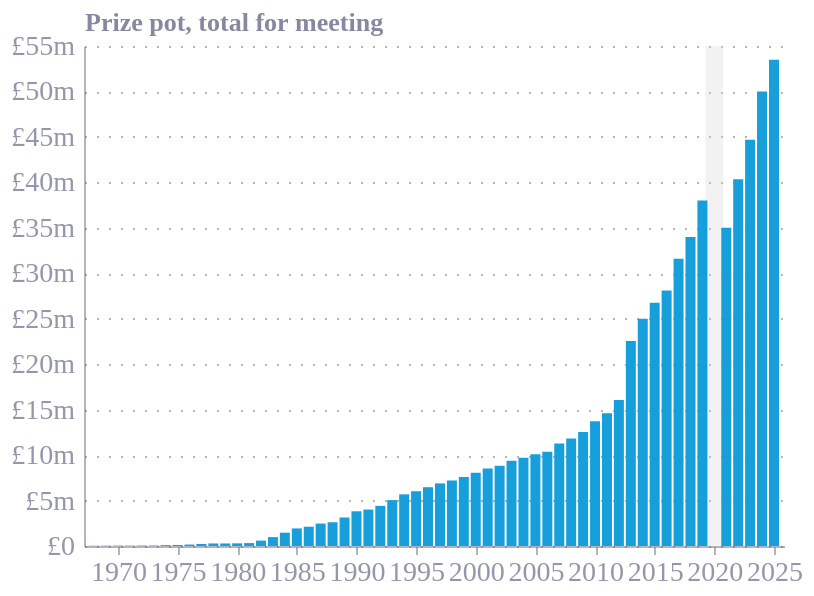

The notebook cell saved with this chart:
### Markdown cell above
<br>

Total prize pot against inflation

### Code cell
df_total = df_temp[df_temp['category'] == 'Total for meeting'].copy()

bars = alt.Chart(df_total).mark_bar(strokeWidth=2.9).encode(
    alt.X('Year:T').axis(format='%Y', labelFlush=False),
    alt.Y('value:Q').axis(
        title='Prize pot, total for meeting',
        labelExpr="indexof(datum.label, 0) == 0 ? '£0' : '£' + datum.value / 1000000 + 'm'",
        titleFontSize=13,
        tickCount=11
    )
)

# Add shade area for missing 2020 tournament year
area = alt.Chart(pd.DataFrame({'x1': ['2020-01-01'], 'x2': ['2021-01-01']})).mark_bar(color='lightgrey', opacity=0.3, width=9).encode(
    alt.X('x1:T').axis(format='%Y', labelFlush=False)
)

chart = alt.layer(area, bars).properties(
    width=350,
    height=250
).configure_axis(
    labelFontSize=14
)
chart.display()

styles.save(chart, 'raw', 'fig5-prize-total', width=350, height=250)

### Figure 1 — Vega-Lite specification as saved in the notebook (floating-point values rounded to 4 significant figures)
{"config": {"font": "Circular Std", "text": {"color": "#676A86", "align": "left", "baseline": "middle", "dx": 7, "dy": 0, "fontSize": 11}, "view": {"stroke": null, "continuousWidth": 400, "continuousHeight": 300, "discreteWidth": 400, "discreteHeight": 300}, "range": {"category": ["#36B7B4", "#E6224B", "#F4C245", "#0063AF", "#00A767", "#179FDB", "#EB5C2E"], "diverging": ["#E6224B", "#E54753", "#C9C9C9", "#179FDB", "#122B39"], "heatmap": ["#C9C9C9", "#179FDB", "#0063AF", "#122B39"], "ordinal": ["#00A767", "#36B7B4", "#179FDB", "#0063AF", "#243B5A"]}, "bar": {"color": "#179fdb"}, "line": {"color": "#e6224b"}, "rule": {"color": "#676A86"}, "area": {"opacity": 0.3}, "point": {"filled": true, "size": 80, "color": "#e6224b", "opacity": 0.95}, "geoshape": {"stroke": "white", "strokeWidth": 0.3}, "rect": {"fill": "#d6d4d4", "opacity": 0.3}, "axis": {"labelColor": "#676A86", "labelFontSize": 14, "labelFont": "Circular Std", "labelOpacity": 0.7, "tickColor": "#676A86", "tickOpacity": 0.5, "domainColor": "#676A86", "domainOpacity": 0.5, "gridColor": "#676A86", "gridDash": [2, 2], "gridOpacity": 0.5, "title": null, "titleColor": "#676A86", "titleOpacity": 0.8, "tickSize": 4}, "axisXDiscrete": {"grid": false, "labelAngle": 0, "tickCount": 10, "tickOpacity": 0.5, "title": null}, "axisYDiscrete": {"ticks": false, "labelPadding": 5}, "axisXTemporal": {"grid": false, "ticks": true}, "axisXQuantitative": {"grid": true}, "axisYQuantitative": {"gridColor": "#676A86", "gridDash": [1, 5], "gridOpacity": 0.5, "ticks": false, "labelPadding": 5, "tickCount": 8, "titleAngle": 0, "titleAlign": "left", "titleBaseline": "bottom", "titleX": 0, "titleY": -5}, "title": {"color": "#676A86E6", "subtitleColor": "#676A86", "font": "Circular Std", "subtitleFont": "Circular Std", "anchor": "start", "fontSize": 14, "subtitleFontSize": 12, "subtitlePadding": 4, "offset": 0, "frame": "group"}, "legend": {"titleColor": "#122b39", "title": null, "labelColor": "#122b39", "labelFontSize": 11}}, "layer": [{"data": {"name": "data-2ea5376a8046bfb4f4bcfa96c88e746a"}, "mark": {"type": "bar", "color": "lightgrey", "opacity": 0.3, "width": 9}, "encoding": {"x": {"axis": {"format": "%Y", "labelFlush": false}, "field": "x1", "type": "temporal"}}}, {"data": {"name": "data-c8feb4a3d426069815a960389ac069fe"}, "mark": {"type": "bar", "strokeWidth": 2.9}, "encoding": {"x": {"axis": {"format": "%Y", "labelFlush": false}, "field": "Year", "type": "temporal"}, "y": {"axis": {"title": "Prize pot, total for meeting", "labelExpr": "indexof(datum.label, 0) == 0 ? '£0' : '£' + datum.value / 1000000 + 'm'", "titleFontSize": 13, "tickCount": 11}, "field": "value", "type": "quantitative"}}}], "height": 250, "width": 350, "$schema": "https://vega.github.io/schema/vega-lite/v5.20.1.json", "datasets": {"data-2ea5376a8046bfb4f4bcfa96c88e746a": [{"x1": "2020-01-01", "x2": "2021-01-01"}], "data-c8feb4a3d426069815a960389ac069fe": [{"Year": "1968-01-01", "category": "Total for meeting", "value": 26150.0}, {"Year": "1969-01-01", "category": "Total for meeting", "value": 33370.0}, {"Year": "1970-01-01", "category": "Total for meeting", "value": 41650.0}, {"Year": "1971-01-01", "category": "Total for meeting", "value": 37790.0}, {"Year": "1972-01-01", "category": "Total for meeting", "value": 50330.0}, {"Year": "1973-01-01", "category": "Total for meeting", "value": 52400.0}, {"Year": "1974-01-01", "category": "Total for meeting", "value": 97100.0}, {"Year": "1975-01-01", "category": "Total for meeting", "value": 114900.0}, {"Year": "1976-01-01", "category": "Total for meeting", "value": 157700.0}, {"Year": "1977-01-01", "category": "Total for meeting", "value": 222500.0}, {"Year": "1978-01-01", "category": "Total for meeting", "value": 279000.0}, {"Year": "1979-01-01", "category": "Total for meeting", "value": 277100.0}, {"Year": "1980-01-01", "category": "Total for meeting", "value": 293500.0}, {"Year": "1981-01-01", "category": "Total for meeting", "value": 322100.0}, {"Year": "1982-01-01", "category": "Total for meeting", "value": 593400.0}, {"Year": "1983-01-01", "category": "Total for meeting", "value": 978200.0}, {"Year": "1984-01-01", "category": "Total for meeting", "value": 1462000.0}, {"Year": "1985-01-01", "category": "Total for meeting", "value": 1935000.0}, {"Year": "1986-01-01", "category": "Total for meeting", "value": 2120000.0}, {"Year": "1987-01-01", "category": "Total for meeting", "value": 2470000.0}, {"Year": "1988-01-01", "category": "Total for meeting", "value": 2612000.0}, {"Year": "1989-01-01", "category": "Total for meeting", "value": 3134000.0}, {"Year": "1990-01-01", "category": "Total for meeting", "value": 3820000.0}, {"Year": "1991-01-01", "category": "Total for meeting", "value": 4011000.0}, {"Year": "1992-01-01", "category": "Total for meeting", "value": 4417000.0}, {"Year": "1993-01-01", "category": "Total for meeting", "value": 5048000.0}, {"Year": "1994-01-01", "category": "Total for meeting", "value": 5682000.0}, {"Year": "1995-01-01", "category": "Total for meeting", "value": 6026000.0}, {"Year": "1996-01-01", "category": "Total for meeting", "value": 6466000.0}, {"Year": "1997-01-01", "category": "Total for meeting", "value": 6885000.0}, {"Year": "1998-01-01", "category": "Total for meeting", "value": 7208000.0}, {"Year": "1999-01-01", "category": "Total for meeting", "value": 7595000.0}, {"Year": "2000-01-01", "category": "Total for meeting", "value": 8056000.0}, {"Year": "2001-01-01", "category": "Total for meeting", "value": 8525000.0}, {"Year": "2002-01-01", "category": "Total for meeting", "value": 8825000.0}, {"Year": "2003-01-01", "category": "Total for meeting", "value": 9374000.0}, {"Year": "2004-01-01", "category": "Total for meeting", "value": 9707000.0}, {"Year": "2005-01-01", "category": "Total for meeting", "value": 10090000.0}, {"Year": "2006-01-01", "category": "Total for meeting", "value": 10380000.0}, {"Year": "2007-01-01", "category": "Total for meeting", "value": 11280000.0}, {"Year": "2008-01-01", "category": "Total for meeting", "value": 11810000.0}, {"Year": "2009-01-01", "category": "Total for meeting", "value": 12550000.0}, {"Year": "2010-01-01", "category": "Total for meeting", "value": 13720000.0}, {"Year": "2011-01-01", "category": "Total for meeting", "value": 14600000.0}, {"Year": "2012-01-01", "category": "Total for meeting", "value": 16060000.0}, {"Year": "2013-01-01", "category": "Total for meeting", "value": 22560000.0}, {"Year": "2014-01-01", "category": "Total for meeting", "value": 25000000.0}, {"Year": "2015-01-01", "category": "Total for meeting", "value": 26750000.0}, {"Year": "2016-01-01", "category": "Total for meeting", "value": 28100000.0}, {"Year": "2017-01-01", "category": "Total for meeting", "value": 31600000.0}, {"Year": "2018-01-01", "category": "Total for meeting", "value": 34000000.0}, {"Year": "2019-01-01", "category": "Total for meeting", "value": 38000000.0}, {"Year": "2020-01-01", "category": "Total for meeting", "value": null}, {"Year": "2021-01-01", "category": "Total for meeting", "value": 35020000.0}, {"Year": "2022-01-01", "category": "Total for meeting", "value": 40350000.0}, {"Year": "2023-01-01", "category": "Total for meeting", "value": 44700000.0}, {"Year": "2024-01-01", "category": "Total for meeting", "value": 50000000.0}, {"Year": "2025-01-01", "category": "Total for meeting", "value": 53500000.0}]}}
